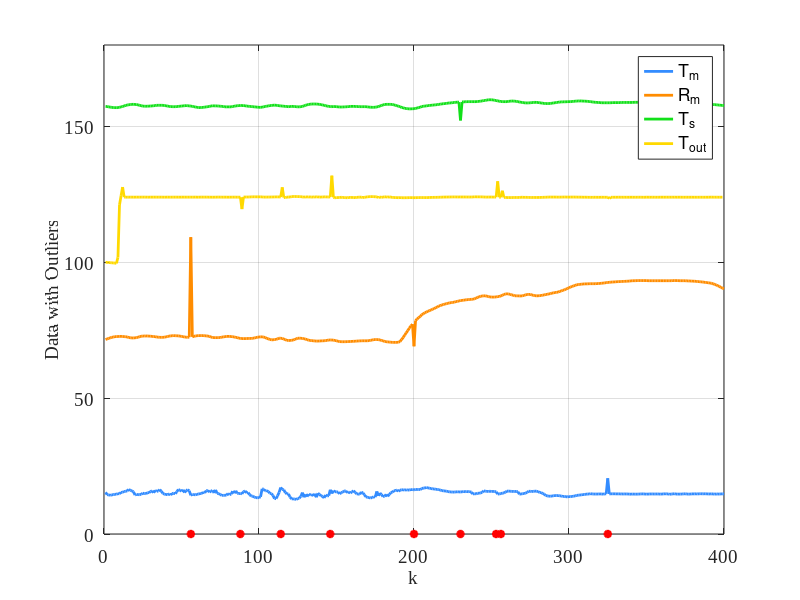
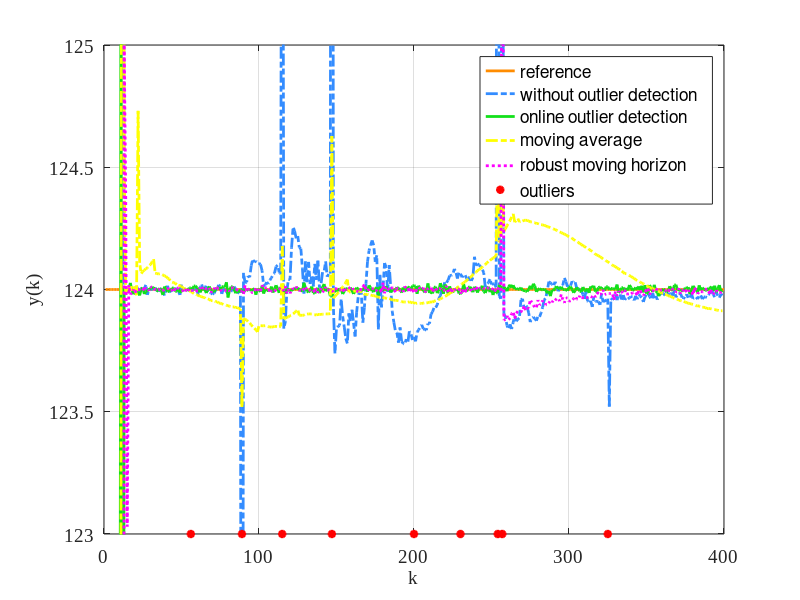

Source code (MATLAB) for these figures, in order:
clear;
clc;

load('Data210903.mat')
OriData = OriData(201:600,:);
InitTemp = OriData(:,2);         %  x1  
Speed = OriData(:,3);            %  x2  
SteamTemp = OriData(:,4);        %  x3  
Multi = OriData(:,1);            
x1 = Speed;
x2 = InitTemp;
x3 = SteamTemp;

x1(325) = x1(325)+5.8;
x2(56) = x2(56)+36.8;
x2(200) = x2(200)-8.8;
x3(230) = x3(230)-6.8;

figure(1)
plot(x1,'b','linewidth',2,'color',[0.20,0.55,1.00]);hold on;
plot(x2,'r','linewidth',2,'color',[1.00,0.55,0.00]);hold on;
plot(x3,'g','linewidth',2,'color',[0.07,0.88,0.10]);hold on;

%% BDC no outlier detection
N = 400;

%real parameter
theta = [ 0.0049; 0.9840; 0.0091; 0.0035; 0.0042; 0.0016 ];

%  reference
y_r = 124*ones(400,1);

% noise
e = 0.01*randn(1,N);
e(88) = -4.4;
e(114) = 3.6;
e(146) = 8;
e(253) = 5.8;
e(256) = 2.4;

% parameter estimation
theta_hat(:,2) = [0.01; 0.01; 0.01; 0.01; 0.01; 0.01];

% initial value
u = 0*ones(1,400);
y(1) = 100;
y(2) = 100;
y_real(1) = 100;
y_real(2) = 100;
P(:,:,1) = 100*eye(6);
P(:,:,2) = 100*eye(6);

u(2) = 1;
phi(:,2) = [u(2); y(2); y(1); x1(2); x2(2); x3(2)];

lamda=0.01;
gamma = 0;

for k = 2:398
    y_real(k+1) = theta'*phi(:,k);
    y(k+1) = y_real(k+1)+e(k);
       
    K(:,k) = P(:,:,k)*phi(:,k)*inv(0.01+phi(:,k)'*P(:,:,k)*phi(:,k));
    theta_hat(:,k+1) = theta_hat(:,k)+K(:,k)*(y(k+1)-theta_hat(:,k)'*phi(:,k));
    P(:,:,k+1) = (eye(6)-K(:,k)*phi(:,k)')*P(:,:,k);
 
    u(k+1) = -((P(1,2:6,k+1)+theta_hat(1,k+1)*theta_hat(2:6,k+1)')*[ y(k+1); y(k); x1(k+1); x2(k+1); x3(k+1)]-theta_hat(1,k+1)*y_r(k+2))/(P(1,1,k+1) +theta_hat(1,k+1)^2+gamma);
    flag = u(k+1)*P(1,1,k+1)+P(1,2:6,k+1)*[ y(k+1); y(k); x1(k+1); x2(k+1); x3(k+1)];
        if flag>=0
            u(k+1) = u(k+1)+lamda*trace(P(:,:,k+1));
        end
        if flag<0
            u(k+1) = u(k+1)-lamda*trace(P(:,:,k+1));
        end

    phi(:,k+1) = [u(k+1); y(k+1); y(k); x1(k+1); x2(k+1); x3(k+1)];
    
end

y_BDC_no = y;
plot(y,'y','linewidth',2,'color',[1.00,0.85,0.00]);hold on;
outlier_k = [56; 88; 114; 146; 200; 253; 256; 230; 325];
outlierplot = zeros(1,400);
plot(outlier_k, outlierplot(outlier_k),'*r','linewidth',2);hold off;
axis([0 400 0 180])
set(gca,'FontSize',14,'Fontname', 'Times New Roman');
xlabel('k','fontsize',14); % x
ylabel('Data with Outliers','fontsize',14); % y
legend('T_m','R_m','T_s','T_{out}')
grid on;


%% BDC+online outlier detetion
clear u  y theta_hat phi K P;

N = 400;

%real parameter
theta = [ 0.0049; 0.9840; 0.0091; 0.0035; 0.0042; 0.0016 ];

%  reference
y_r = 124*ones(400,1);

%%%%% outlier %%%%%
e = 0.01*randn(1,N);
e(88) = -4.4;
e(114) = 3.6;
e(146) = 8;
e(253) = 5.8;
e(256) = 2.4;

% parameter estimation
theta_hat(:,2) = [0.01; 0.01; 0.01; 0.01; 0.01; 0.01];

% initial value
u = 0*ones(1,400);
y(1) = 100;
y(2) = 100;
y_real(1) = 100;
y_real(2) = 100;
P(:,:,1) = 100*eye(6);
P(:,:,2) = 100*eye(6);

u(2) = (y_r(3)-(theta_hat(2:6,2)'*[ y(2); y(1); x1(2); x2(2); x3(2)]))/theta_hat(1,2);
u(2) = 1;
phi(:,2) = [u(2); y(2); y(1); x1(2); x2(2); x3(2)];
lamda=0.01;
gamma = 0;

%outlier detection set
Dimension = 4;              %

eta_dist = 3.8;
eta_direct =1.55;  %2

dist_store(1) = 0.1;  %  
direct_store(:,1) = [0.1; 0.1; 0.1; 0.1];  % 
nonOutlier = 2;
flag_dist=0;
flag_direct=0;
flag_outlier = 0;

i_dis = 0;
i_dir_1 = 0;
i_dir_2 = 0;
i_dir_3 = 0;
i_dir_4 = 0;

a=0;

for k = 2:398
    y_real(k+1) = theta'*phi(:,k);
    y(k+1) = y_real(k+1)+e(k);
    
    if k>=21

%%%%%%%%%%%%%  online outlier detection   %%%%%%%%%
        dist_store(k) = 0.000000001+norm([y(k); x1(k); x2(k); x3(k)]-[y(k-1); x1(k-1); x2(k-1); x3(k-1)]);         %
        delta_d = std(dist_store(1:k));      % 
        
        % 
        END = 0;       
        for i = 1:k
            END = END +  2*i/k/(k+1)*dist_store(i);
        end          
        if k>=11        
                for i = k-10:k
                     END = END + 2*i/11/(2*k-10)*dist_store(i);
                end
        end
        if k<11   
                for i = 1:k
                    END = END +  2*i/k/(k+1)*dist_store(i);
                end     
        end      

         
        BoundUp_dist = END+eta_dist*delta_d;
        BoundDown_dist = END-eta_dist*delta_d;       
        
        dist_up(k) = BoundUp_dist;
        dist_do(k) = BoundDown_dist;
        
        dist_real = norm([y(k+1); x1(k+1); x2(k+1); x3(k+1)]-[y(k); x1(k); x2(k); x3(k)]);        
        dis_real_p(k) = dist_real;
        
        flag_dist=0;
        if dist_real<BoundDown_dist  ||  dist_real>BoundUp_dist
            flag_dist = 1;
            i_dis = i_dis+1;
            criti_dis(i_dis) = k;
        end      

  
             direct_store(:,k) = ([y(k); x1(k); x2(k); x3(k)]-[y(k-1); x1(k-1); x2(k-1); x3(k-1)])/(0.00000001+norm([y(k); x1(k); x2(k); x3(k)]-[y(k-1); x1(k-1); x2(k-1); x3(k-1)]));  %方向
             delta_v = std(direct_store(:,1:k),0,2);      % 

            ENDV=zeros(Dimension,1);
            if k>=11        
                    for i = k-10:k
                        for j=1:Dimension
                                ENDV(j) = ENDV(j) + 2*i/11/(2*k-10)*direct_store(j,i);
                        end
                    end
            end
            if k<11    
                    for i = 1:k
                        for j=1:Dimension
                                ENDV(j) = ENDV(j) + 2*i/k/(k+1)*direct_store(j,i);
                        end
                    end            
            end

            BoundUp_direct = ENDV+eta_direct*delta_v;
            BoundDown_direct = ENDV-eta_direct*delta_v;  

            dir_up(:,k) = BoundUp_direct;
            dir_do(:,k) = BoundDown_direct;

            direct_real = ([y(k+1); x1(k+1); x2(k+1); x3(k+1)]-[y(k); x1(k); x2(k); x3(3)])/norm([y(k+1); x1(k+1); x2(k+1); x3(k+1)]-[y(k); x1(k); x2(k); x3(k)]);
             dir_real_p(:,k) = direct_real;

        flag_direct=0;
        for i=1:Dimension
            if direct_real(i)<BoundDown_direct(i)  || direct_real(i)>BoundUp_direct(i) 
                flag_direct = 1;
                if i==1
                        i_dir_1 = i_dir_1+1;
                        criti_dir_1(i_dir_1) = k;
                end
                if i==2
                        i_dir_2 = i_dir_2+1;
                        criti_dir_2(i_dir_2) = k;
                end
                if i==3
                        i_dir_3 = i_dir_3+1;
                        criti_dir_3(i_dir_3) = k;
                end
                if i==4
                        i_dir_4 = i_dir_4+1;
                        criti_dir_4(i_dir_4) = k;
                end
            end         
        end    

            if flag_dist==1 &&flag_direct==1
                a=a+1;
                outlier(a)=k+1;   
                 x1(k+1) = x1(k);
                 x2(k+1) = x2(k);
                 x3(k+1) = x3(k);
                  y(k+1) = y(k);

            else
                flag_outlier = 0;
                nonOutlier = k+1;
            end        

    end
     
    K(:,k) = P(:,:,k)*phi(:,k)*inv(0.01+phi(:,k)'*P(:,:,k)*phi(:,k));
    theta_hat(:,k+1) = theta_hat(:,k)+K(:,k)*(y(k+1)-theta_hat(:,k)'*phi(:,k));
    P(:,:,k+1) = (eye(6)-K(:,k)*phi(:,k)')*P(:,:,k);

    u(k+1) = -((P(1,2:6,k+1)+theta_hat(1,k+1)*theta_hat(2:6,k+1)')*[ y(k+1); y(k); x1(k+1); x2(k+1); x3(k+1)]-theta_hat(1,k+1)*y_r(k+2))/(P(1,1,k+1) +theta_hat(1,k+1)^2+gamma);
    flag = u(k+1)*P(1,1,k+1)+P(1,2:6,k+1)*[ y(k+1); y(k); x1(k+1); x2(k+1); x3(k+1)];
        if flag>=0
            u(k+1) = u(k+1)+lamda*trace(P(:,:,k+1));
        end
        if flag<0
            u(k+1) = u(k+1)-lamda*trace(P(:,:,k+1));
        end

    phi(:,k+1) = [u(k+1); y(k+1); y(k); x1(k+1); x2(k+1); x3(k+1)];
    
end
outlier_x = 123*ones(1,a);
y_BDC_online = y;
figure(2)
ref = 124*ones(1,400);
plot(ref,'r','linewidth',2,'color',[1.00,0.55,0.00]);hold on;
plot(y_BDC_no,'-.b','linewidth',2,'color',[0.20,0.55,1.00]);hold on;
plot(y_BDC_online,'g','linewidth',2,'color',[0.07,0.88,0.10]);hold on;

%% BDC+MA
clear u  y theta_hat phi K P;

N = 400;

%real parameter
theta = [ 0.0049; 0.9840; 0.0091; 0.0035; 0.0042; 0.0016 ];

%  reference
y_r = 124*ones(400,1);

% noise
%%%%% outlier %%%%%
e = 0.01*randn(1,N);
% e(29) = -4;
e(88) = -4.4;
e(114) = 3.6;
e(146) = 8;
e(253) = 5.8;
e(256) = 2.4;

% parameter estimation
theta_hat(:,2) = [0.01; 0.01; 0.01; 0.01; 0.01; 0.01];

% initial value
u = 0*ones(1,400);
y(1) = 100;
y(2) = 100;
y_real(1) = 100;
y_real(2) = 100;
P(:,:,1) = 100*eye(6);
P(:,:,2) = 100*eye(6);

u(2) = (y_r(3)-(theta_hat(2:6,2)'*[ y(2); y(1); x1(2); x2(2); x3(2)]))/theta_hat(1,2);
u(2) = 1;
phi(:,2) = [u(2); y(2); y(1); x1(2); x2(2); x3(2)];

lamda=0.01;
gamma = 0;

%outlier detection set
Dimension = 4;         

eta_dist = 3.8;
eta_direct =1.55;  %2

dist_store(1) = 0.1;  
direct_store(:,1) = [0.1; 0.1; 0.1; 0.1];  
nonOutlier = 2;
flag_dist=0;
flag_direct=0;
flag_outlier = 0;

i_dis = 0;
i_dir_1 = 0;
i_dir_2 = 0;
i_dir_3 = 0;
i_dir_4 = 0;

a=0;


for k = 2:398
    y_real(k+1) = theta'*phi(:,k);
    y(k+1) = y_real(k+1)+e(k);

    if k>=21
        for nn = 1:10
            y(k+1) = y(k+1-nn)+y(k+1);
            x1(k+1) = x1(k+1-nn)+x1(k+1);
            x2(k+1) = x2(k+1-nn)+x2(k+1);
            x3(k+1) = x3(k+1-nn)+x3(k+1);
        end
        y(k+1) = 1/11*y(k+1);
        x1(k+1) = 1/11*x1(k+1);
        x2(k+1) = 1/11*x2(k+1);
        x3(k+1) = 1/11*x3(k+1);
    end

     
    K(:,k) = P(:,:,k)*phi(:,k)*inv(0.01+phi(:,k)'*P(:,:,k)*phi(:,k));
    theta_hat(:,k+1) = theta_hat(:,k)+K(:,k)*(y(k+1)-theta_hat(:,k)'*phi(:,k));
    P(:,:,k+1) = (eye(6)-K(:,k)*phi(:,k)')*P(:,:,k);

    u(k+1) = -((P(1,2:6,k+1)+theta_hat(1,k+1)*theta_hat(2:6,k+1)')*[ y(k+1); y(k); x1(k+1); x2(k+1); x3(k+1)]-theta_hat(1,k+1)*y_r(k+2))/(P(1,1,k+1) +theta_hat(1,k+1)^2+gamma);
    flag = u(k+1)*P(1,1,k+1)+P(1,2:6,k+1)*[ y(k+1); y(k); x1(k+1); x2(k+1); x3(k+1)];
        if flag>=0
            u(k+1) = u(k+1)+lamda*trace(P(:,:,k+1));
        end
        if flag<0
            u(k+1) = u(k+1)-lamda*trace(P(:,:,k+1));
        end

    phi(:,k+1) = [u(k+1); y(k+1); y(k); x1(k+1); x2(k+1); x3(k+1)];
    
end
y_BDC_MA = y;
plot(y_BDC_MA,'-.y','linewidth',2);hold on;

%% BDC+MH
clear u  y theta_hat phi K P;

N = 400;

%real parameter
theta = [ 0.0049; 0.9840; 0.0091; 0.0035; 0.0042; 0.0016 ];

%  reference
y_r = 124*ones(400,1);

% noise
%%%%% outlier %%%%%
e = 0.01*randn(1,N);
% e(29) = -4;
e(88) = -4.4;
e(114) = 3.6;
e(146) = 8;
e(253) = 5.8;
e(256) = 2.4;

% parameter estimation
theta_hat(:,2) = [0.01; 0.01; 0.01; 0.01; 0.01; 0.01];

% initial value
u = 0*ones(1,400);
y(1) = 100;
y(2) = 100;
y_real(1) = 100;
y_real(2) = 100;
P(:,:,1) = 100*eye(6);
P(:,:,2) = 100*eye(6);

u(2) = (y_r(3)-(theta_hat(2:6,2)'*[ y(2); y(1); x1(2); x2(2); x3(2)]))/theta_hat(1,2);
u(2) = 1;
phi(:,2) = [u(2); y(2); y(1); x1(2); x2(2); x3(2)];
lamda=0.01;
gamma = 0;

%outlier detection set
Dimension = 4;           

eta_dist = 3.8;
eta_direct =1.55;  %2


dist_store(1) = 0.1; 
direct_store(:,1) = [0.1; 0.1; 0.1; 0.1]; 
nonOutlier = 2;
flag_dist=0;
flag_direct=0;
flag_outlier = 0;

i_dis = 0;
i_dir_1 = 0;
i_dir_2 = 0;
i_dir_3 = 0;
i_dir_4 = 0;

a=0;


for k = 2:398
    y_real(k+1) = theta'*phi(:,k);
    y(k+1) = y_real(k+1)+e(k);
    delta_y(k+1) = (y(k+1)-theta_hat(:,k)'*phi(:,k))^2;

    J_MH(:,1) = zeros(5,1);
    if k>=21
        sum = delta_y(k+1)+delta_y(k)+delta_y(k-1)+delta_y(k-2)+delta_y(k-3);
        for nn = 1:5
            J_MH(nn,1) = sum - delta_y(k+nn-4);
        end
        [value, iter] = min(J_MH);
        if iter==5
            y(k+1) = y(k);
        end  
    end

     
    K(:,k) = P(:,:,k)*phi(:,k)*inv(0.01+phi(:,k)'*P(:,:,k)*phi(:,k));
    theta_hat(:,k+1) = theta_hat(:,k)+K(:,k)*(y(k+1)-theta_hat(:,k)'*phi(:,k));
    P(:,:,k+1) = (eye(6)-K(:,k)*phi(:,k)')*P(:,:,k);

    u(k+1) = -((P(1,2:6,k+1)+theta_hat(1,k+1)*theta_hat(2:6,k+1)')*[ y(k+1); y(k); x1(k+1); x2(k+1); x3(k+1)]-theta_hat(1,k+1)*y_r(k+2))/(P(1,1,k+1) +theta_hat(1,k+1)^2+gamma);
    flag = u(k+1)*P(1,1,k+1)+P(1,2:6,k+1)*[ y(k+1); y(k); x1(k+1); x2(k+1); x3(k+1)];
        if flag>=0
            u(k+1) = u(k+1)+lamda*trace(P(:,:,k+1));
        end
        if flag<0
            u(k+1) = u(k+1)-lamda*trace(P(:,:,k+1));
        end

    phi(:,k+1) = [u(k+1); y(k+1); y(k); x1(k+1); x2(k+1); x3(k+1)];
    
end
y_BDC_MH = y;
plot(y_BDC_MH,':m','linewidth',2);hold on;
plot(outlier, outlier_x,'*r','linewidth',2);hold off;
axis([0 400 123 125])
set(gca,'FontSize',14,'Fontname', 'Times New Roman');
xlabel('k','fontsize',14); 
ylabel('y(k)','fontsize',14); 
legend('reference','without outlier detection','online outlier detection','moving average', 'robust moving horizon','outliers')
grid on;



